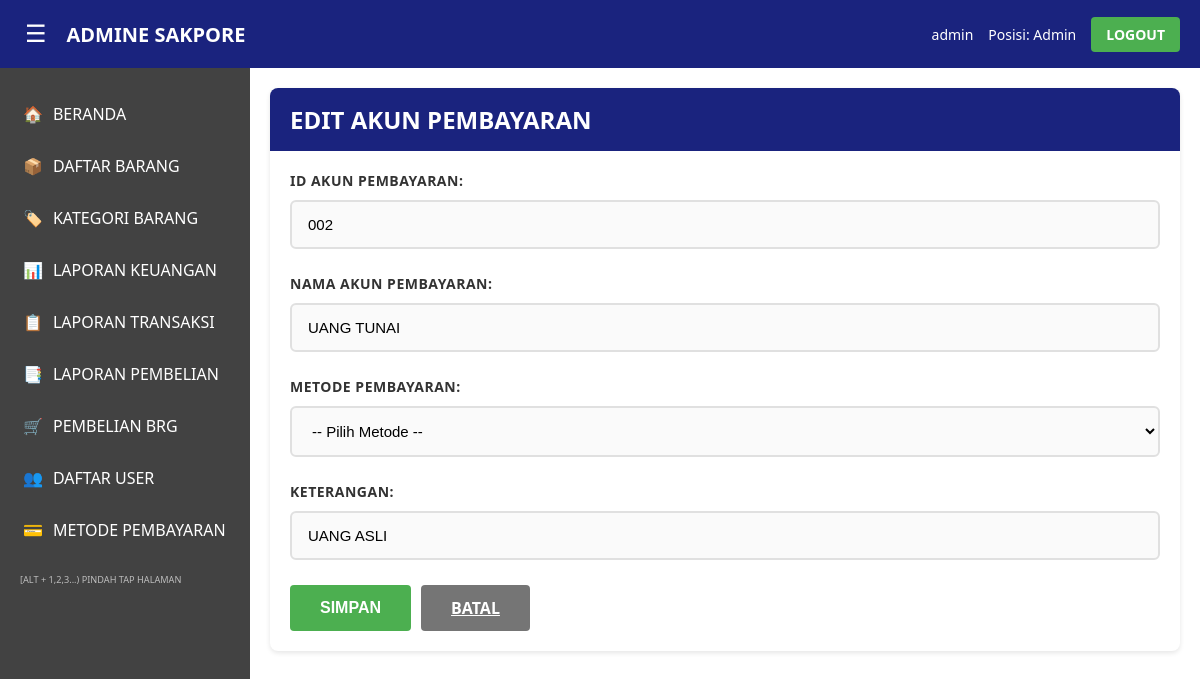
/admin/metode_pembayaran/tambah_akun.php?edit=002 (signed in), run on the app's committed database.
### tables this page shows
CREATE TABLE IF NOT EXISTS akun_pembayaran (
    akunID INT AUTO_INCREMENT PRIMARY KEY,
    id_akunpembayaran VARCHAR(50) UNIQUE NOT NULL,
    metode_pembayaran VARCHAR(50) NOT NULL,
    nama_pembayaran VARCHAR(100) NOT NULL,
    keterangan TEXT
);

### config/database.php (called while the page is built, shortened)
<?php
function getConnection() {
    $conn = mysqli_connect(DB_HOST, DB_USER, DB_PASS, DB_NAME);
    mysqli_set_charset($conn, "utf8");
    return $conn;
}
function queryOne($sql) {
    $conn = getConnection();
    $result = mysqli_query($conn, $sql);
    $row = mysqli_fetch_assoc($result);
    return $row;
}

### config/paths.php (called while the page is built, shortened)
<?php
function getScriptDepth() {
    $scriptName = $_SERVER['SCRIPT_NAME'];
    $scriptDir = dirname($scriptName);
    $scriptDir = trim($scriptDir, '/');
    $parts = explode('/', $scriptDir);
    $parts = array_filter($parts);
    $projectFolders = ['admin', 'kasir', 'assets', 'config', 'includes'];
    $depth = 0;
    $found = false;
    foreach ($parts as $part) {
        if (in_array($part, $projectFolders)) {
            $found = true;
            $depth++;
        } elseif ($found) {
            $depth++;
        }
    }
    return $depth;
}
function getNavPath($targetPath) {
    $depth = getScriptDepth();
    $backPath = str_repeat('../', $depth);
    $targetPath = ltrim($targetPath, '/');
    return $backPath . $targetPath;
}

### admin/metode_pembayaran/tambah_akun.php (the view, shortened to what this page needs)
<?php
require_once __DIR__ . '/../../config/database.php';
$editAkun = null;
if (isset($_GET['edit'])) {
    $editId = sanitize($_GET['edit']);
    $editAkun = queryOne("SELECT * FROM akun_pembayaran WHERE id_akunpembayaran = '$editId'");
}
$count = queryOne("SELECT COUNT(*) as total FROM akun_pembayaran")['total'];
$nextId = str_pad($count + 1, 3, '0', STR_PAD_LEFT);
require_once __DIR__ . '/../../config/paths.php';
include __DIR__ . '/../../includes/header.php';
?>
<div class="card">
    <div class="card-header">
        <h2><?php echo $editAkun ? 'EDIT AKUN PEMBAYARAN' : 'TAMBAH AKUN PEMBAYARAN'; ?></h2>
    </div>
    <form method="POST" action="">
        <div class="form-group">
            <label>ID AKUN PEMBAYARAN:</label>
            <input type="text" name="id_akunpembayaran" class="form-control"
                   value="<?php echo $editAkun ? htmlspecialchars($editAkun['id_akunpembayaran']) : $nextId; ?>" required>
        </div>
        <div class="form-group">
            <label>NAMA AKUN PEMBAYARAN:</label>
            <input type="text" name="nama_pembayaran" class="form-control"
                   value="<?php echo $editAkun ? htmlspecialchars($editAkun['nama_pembayaran']) : ''; ?>" required>
        </div>
        <div class="form-group">
            <label>METODE PEMBAYARAN:</label>
            <select name="metode_pembayaran" class="form-control" required>
                <option value="">-- Pilih Metode --</option>
            </select>
        </div>
        <div class="form-group">
            <label>KETERANGAN:</label>
            <input type="text" name="keterangan" class="form-control"
                   value="<?php echo $editAkun ? htmlspecialchars($editAkun['keterangan'] ?? '') : ''; ?>">
        </div>
        <div class="btn-group">
            <button type="submit" class="btn btn-success">SIMPAN</button>
            <a href="<?php echo getNavPath('admin/metode_pembayaran/index.php'); ?>" class="btn btn-secondary">BATAL</a>
        </div>
    </form>
</div>
<?php include __DIR__ . '/../../includes/footer.php'; ?>

### assets/css/style.css (style rules this page uses)
* { margin: 0; padding: 0; box-sizing: border-box; }
body { font-family: 'Segoe UI', Tahoma, Geneva, Verdana, sans-serif; background-color: #90EE90; color: #333; }
.form-group { margin-bottom: 25px; }
.form-group label { display: block; margin-bottom: 10px; font-weight: 600; color: #333; font-size: 14px; text-transform: uppercase; letter-spacing: 0.5px; }
.form-control { width: 100%; padding: 14px 16px; border: 2px solid #e0e0e0; border-radius: 6px; font-size: 15px; transition: all 0.3s ease; background-color: #fafafa; }
.form-control::placeholder { color: #999; font-style: italic; }
.btn { padding: 12px 30px; border: none; border-radius: 4px; font-size: 16px; font-weight: bold; cursor: pointer; transition: all 0.3s; }
.btn-success { background-color: #4caf50; color: white; }
.btn-secondary { background-color: #757575; color: white; }
.card { background-color: white; border-radius: 8px; padding: 20px; margin-bottom: 20px; box-shadow: 0 2px 5px rgba(0,0,0,0.1); }
.card-header { background-color: #1a237e; color: white; padding: 15px 20px; border-radius: 8px 8px 0 0; margin: -20px -20px 20px -20px; font-weight: bold; }
.btn-group { display: flex; gap: 10px; margin-top: 20px; }

### data on the page
akun_pembayaran: id_akunpembayaran "002", nama_pembayaran "UANG TUNAI", keterangan "UANG ASLI"

### other printed values
$_SESSION['username'] "admin"
$_SESSION['jabatan'] "Admin"
